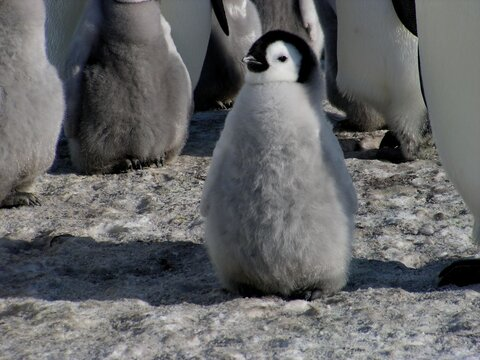
#> input picture Clustering/image.jpg, 480 x 360 px
$ jupyter execute kmeans.ipynb
#> lines starting #> are read from the running program, lines starting #| are printed output that depends on the picture
[cell 1]
from PIL import Image
import numpy as np
import matplotlib.pyplot as plt

[cell 2]
def generateAllPosibleStartingPoints(numPoints: int, k: int):
    return np.array([i for i in range(2**numPoints) if i.bit_count() == k])

[cell 3]
def variability(cluster):
    cluster = np.array(cluster)

    if len(cluster) == 0:
        return 0.0

    centroid = np.mean(cluster, axis=0)

    return np.sum((cluster - centroid) ** 2)

[cell 4]
def dissimilarity(clusters):
    return sum(variability(c) for c in clusters)

[cell 5]
def kmeans(points, k = 3):
    n = len(points)
    shape = len(points[0])
    startingIndexes = np.random.choice(n, size=k, replace=False)
    means = np.array([points[i] for i in startingIndexes])
    clustersMap = [0]*n
    prevCmap = [None]*n
    while prevCmap != clustersMap:
        prevCmap = list(clustersMap)
        for i,p in enumerate(points):
            minDist = np.inf
            for ci,mean in enumerate(means):
                d = np.linalg.norm(p-mean)
                if d < minDist:
                    minDist = d
                    clustersMap[i] = ci

        means = np.zeros((k,shape))
        csize = np.zeros(k)
        for (ci, p) in zip(clustersMap,points):
            means[ci] += p
            csize[ci] += 1
        for ci, mean in enumerate(means):
            if csize[ci]!=0:
                means[ci] = mean/csize[ci]
            else: # cluster no longer exists :< other way is setting it once again to randomly choose point :>
                means[ci] = np.ones(shape) * np.inf

    return clustersMap, means

[cell 6]
np.random.seed(42)
points = data = np.random.rand(20, 2)
plt.scatter(data[:,0], data[:,1])
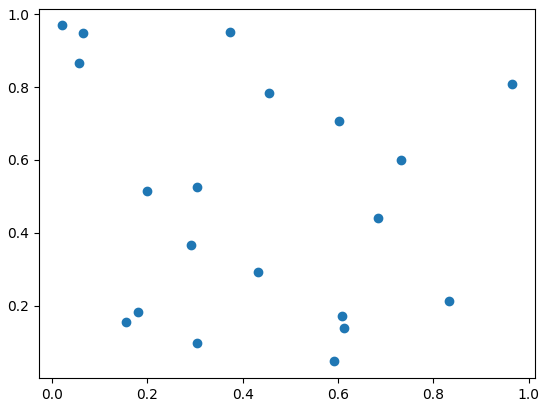
#> figure drawn by matplotlib, 1 panel

[cell 7]
# probably not the best clustering
cmap, _ = kmeans(points)
plt.scatter(points[:, 0], points[:, 1], c=cmap)

[cell 8]
def kmeansNP(points, k = 3):
    pts = np.array(points)
    n = pts.shape[0]
    startingIndexes = np.random.choice(n, size=k, replace=False)
    means = pts[startingIndexes].astype(float)
    clustersMap = np.zeros(n, dtype=int)
    prevCmap = - np.ones(n, dtype=int)
    while not np.array_equal(prevCmap, clustersMap):
        prevCmap = clustersMap

        differences = pts[:, np.newaxis, :] - means[np.newaxis, :, :]
        distances = np.linalg.norm(differences, axis=-1)
        clustersMap = np.argmin(distances, axis=1)

        for i in range(k):
            mask = (clustersMap == i)
            if np.any(mask):
                means[i] = np.mean(pts[mask], axis=0)
            else:
                means[i] = np.inf

    return clustersMap, means

[cell 9]
def betterClustering(points, n, fast = True, k=3): # n is number of iterations
#> called with points = array of shape (20, 2), n = 100, fast = True, k = 3
    best = np.inf
    if fast:
        kmeansf = kmeansNP
    kmeansf = kmeans
    bestcmap = np.ones(len(points))
    for _ in range(n):
        cmap, _ = kmeansf(points, k)
        clusters = [[] for i in range(k)]
        for (ci, p) in zip(cmap, points):
            clusters[ci].append(p)
        d = dissimilarity(clusters)

        if d<best:
            best = d
            bestcmap = cmap
    return bestcmap

[cell 10]
bcmap = betterClustering(points, 100)
plt.scatter(points[:, 0], points[:, 1], c=bcmap)

[cell 11]
penguin = Image.open('image.jpg')
#> penguin is the input picture: PIL image 480x360 RGB; mean R, G, B 101.2, 102, 102.9
penguinA = np.array(penguin)
vectors = penguinA.reshape(-1, 3)
